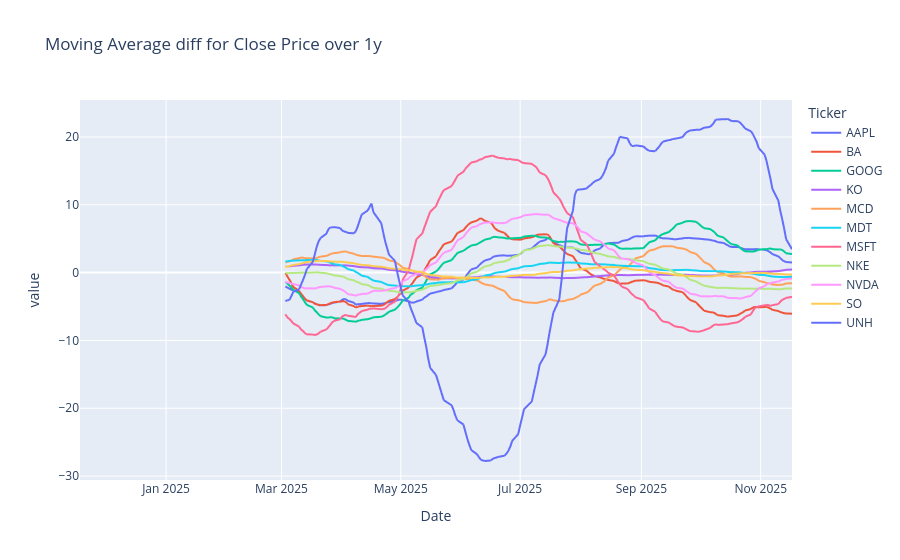

The code cell stored with this chart in its notebook:
### Code cell


### Figure 1 — Plotly figure (JSON) as saved in the notebook; plotly's stock layout.template omitted (floating-point values rounded to 4 significant figures; data arrays with more than 128 entries replaced by an {"elided": "..."} marker saying what was removed)
{"data": [{"hovertemplate": "Ticker=AAPL<br>Date=%{x}<br>value=%{y}<extra></extra>", "legendgroup": "AAPL", "line": {"color": "#636efa", "dash": "solid"}, "marker": {"symbol": "circle"}, "mode": "lines", "name": "AAPL", "showlegend": true, "type": "scattergl", "x": {"elided": "250 str values"}, "xaxis": "x", "y": {"elided": "250 float values"}, "yaxis": "y"}, {"hovertemplate": "Ticker=BA<br>Date=%{x}<br>value=%{y}<extra></extra>", "legendgroup": "BA", "line": {"color": "#EF553B", "dash": "solid"}, "marker": {"symbol": "circle"}, "mode": "lines", "name": "BA", "showlegend": true, "type": "scattergl", "x": {"elided": "250 str values"}, "xaxis": "x", "y": {"elided": "250 float values"}, "yaxis": "y"}, {"hovertemplate": "Ticker=GOOG<br>Date=%{x}<br>value=%{y}<extra></extra>", "legendgroup": "GOOG", "line": {"color": "#00cc96", "dash": "solid"}, "marker": {"symbol": "circle"}, "mode": "lines", "name": "GOOG", "showlegend": true, "type": "scattergl", "x": {"elided": "250 str values"}, "xaxis": "x", "y": {"elided": "250 float values"}, "yaxis": "y"}, {"hovertemplate": "Ticker=KO<br>Date=%{x}<br>value=%{y}<extra></extra>", "legendgroup": "KO", "line": {"color": "#ab63fa", "dash": "solid"}, "marker": {"symbol": "circle"}, "mode": "lines", "name": "KO", "showlegend": true, "type": "scattergl", "x": {"elided": "250 str values"}, "xaxis": "x", "y": {"elided": "250 float values"}, "yaxis": "y"}, {"hovertemplate": "Ticker=MCD<br>Date=%{x}<br>value=%{y}<extra></extra>", "legendgroup": "MCD", "line": {"color": "#FFA15A", "dash": "solid"}, "marker": {"symbol": "circle"}, "mode": "lines", "name": "MCD", "showlegend": true, "type": "scattergl", "x": {"elided": "250 str values"}, "xaxis": "x", "y": {"elided": "250 float values"}, "yaxis": "y"}, {"hovertemplate": "Ticker=MDT<br>Date=%{x}<br>value=%{y}<extra></extra>", "legendgroup": "MDT", "line": {"color": "#19d3f3", "dash": "solid"}, "marker": {"symbol": "circle"}, "mode": "lines", "name": "MDT", "showlegend": true, "type": "scattergl", "x": {"elided": "250 str values"}, "xaxis": "x", "y": {"elided": "250 float values"}, "yaxis": "y"}, {"hovertemplate": "Ticker=MSFT<br>Date=%{x}<br>value=%{y}<extra></extra>", "legendgroup": "MSFT", "line": {"color": "#FF6692", "dash": "solid"}, "marker": {"symbol": "circle"}, "mode": "lines", "name": "MSFT", "showlegend": true, "type": "scattergl", "x": {"elided": "250 str values"}, "xaxis": "x", "y": {"elided": "250 float values"}, "yaxis": "y"}, {"hovertemplate": "Ticker=NKE<br>Date=%{x}<br>value=%{y}<extra></extra>", "legendgroup": "NKE", "line": {"color": "#B6E880", "dash": "solid"}, "marker": {"symbol": "circle"}, "mode": "lines", "name": "NKE", "showlegend": true, "type": "scattergl", "x": {"elided": "250 str values"}, "xaxis": "x", "y": {"elided": "250 float values"}, "yaxis": "y"}, {"hovertemplate": "Ticker=NVDA<br>Date=%{x}<br>value=%{y}<extra></extra>", "legendgroup": "NVDA", "line": {"color": "#FF97FF", "dash": "solid"}, "marker": {"symbol": "circle"}, "mode": "lines", "name": "NVDA", "showlegend": true, "type": "scattergl", "x": {"elided": "250 str values"}, "xaxis": "x", "y": {"elided": "250 float values"}, "yaxis": "y"}, {"hovertemplate": "Ticker=SO<br>Date=%{x}<br>value=%{y}<extra></extra>", "legendgroup": "SO", "line": {"color": "#FECB52", "dash": "solid"}, "marker": {"symbol": "circle"}, "mode": "lines", "name": "SO", "showlegend": true, "type": "scattergl", "x": {"elided": "250 str values"}, "xaxis": "x", "y": {"elided": "250 float values"}, "yaxis": "y"}, {"hovertemplate": "Ticker=UNH<br>Date=%{x}<br>value=%{y}<extra></extra>", "legendgroup": "UNH", "line": {"color": "#636efa", "dash": "solid"}, "marker": {"symbol": "circle"}, "mode": "lines", "name": "UNH", "showlegend": true, "type": "scattergl", "x": {"elided": "250 str values"}, "xaxis": "x", "y": {"elided": "250 float values"}, "yaxis": "y"}], "layout": {"legend": {"title": {"text": "Ticker"}, "tracegroupgap": 0}, "title": {"text": "Moving Average diff for Close Price over 1y"}, "xaxis": {"anchor": "y", "domain": [0, 1], "title": {"text": "Date"}}, "yaxis": {"anchor": "x", "domain": [0, 1], "title": {"text": "value"}}}}
